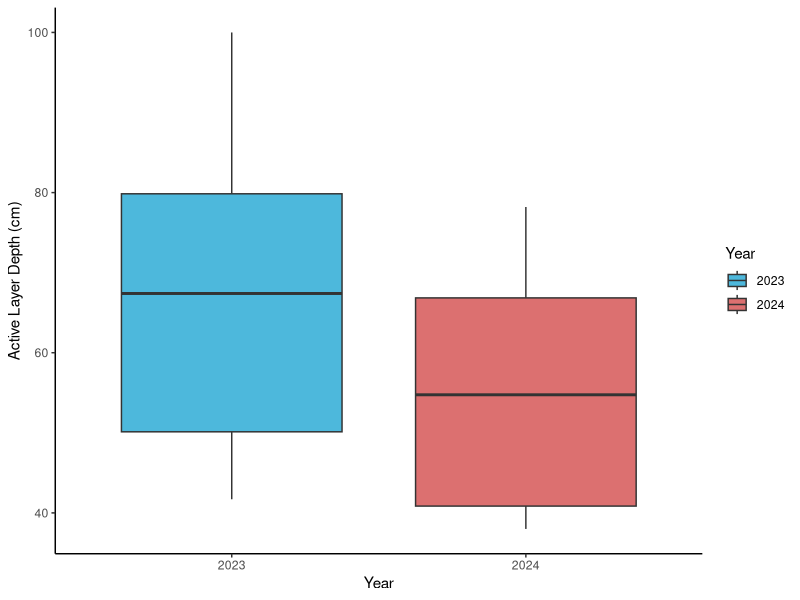
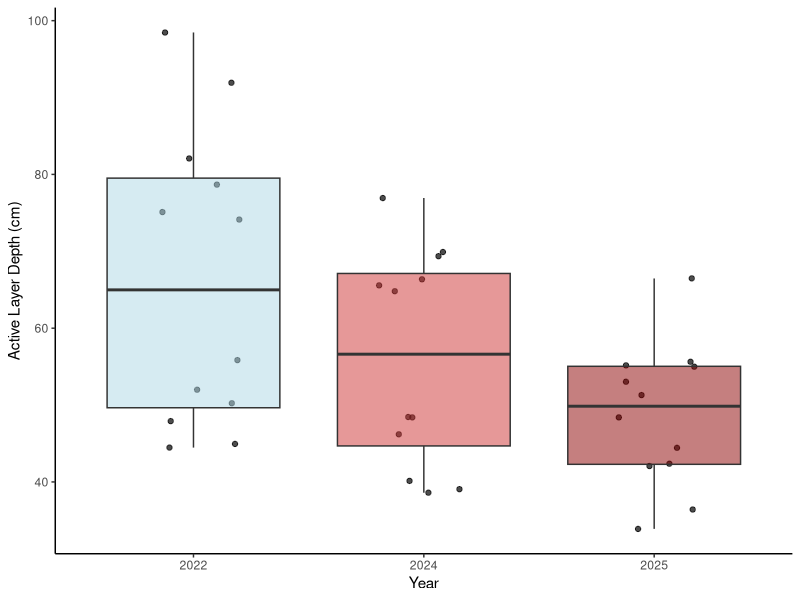

Reproduce these figures in R, in order. (Note: this script raises an error after producing the figures.)
# ACTIVE LAYER DEPTH COMPARISON
# 19/01/2026

# LOAD LIBRARIES----
library(ggplot2)
library(dplyr)
library(readxl)
library(tidyr)

# LOAD DATA----
ald_data <- read_excel("datasets/QHI_roots_data/active_layer_depths_data.xlsx")
ald_all_years<-read_excel("datasets/QHI_roots_data/active_layer_thaw_combined.xlsx")

# DATA CLEANING----
ald_data$year <- as.factor(ald_data$year)
ald_all_years$year <- as.factor(ald_all_years$year)

# ACTIVE LAYER 2022 VS 2024 ----
(ald_plot<-ald_data %>%
    filter(year %in% c(2023, 2024)) %>%
    ggplot(aes(x = year, y = depth, fill = as.factor(year))) +
    geom_boxplot(position = position_dodge(width = 0.8), alpha = 0.7) +
    labs(
      x = "Year",
      y = "Active Layer Depth (cm)",
      fill = "Year") +
    scale_fill_manual(values = c("2023" = "deepskyblue3", "2024" = "brown3"))+
    theme_classic() 
)

# WTF is active layer depth decreasing post heatwave- surely over the years active layer is getting bigger from permafrost thawing 
# some explanations 
# 1. Measurement error or inconsistencies in data collection methods between years or mixed up two years when putting data folder together 
# 2. Unusual weather patterns in 2024 that led to shallower active layers, such as increased precipitation or cooler temperatures (though doesn't correlate with temperature data)
# 3. Changes in vegetation cover or soil composition that could affect insulation and heat transfer to the permafrost layer- i.e. increase in vegetation cover, more mosses under warmer temperatures, create blanket and insulate?

# OLD PLOT -- ACTIVE LAYER 2022, 2024, 2025 COMPARISON----
(ald_all_years_plot<-ald_all_years %>%
    ggplot(aes(x = year, y = thaw_av, fill = as.factor(year))) +
    geom_jitter(width = 0.2, alpha = 0.7) +
    geom_boxplot(position = position_dodge(width = 0.8), alpha = 0.5) +
    labs(
      x = "Year",
      y = "Active Layer Depth (cm)",
      fill = "Year") +
    scale_fill_manual(values = c("2022" = "lightblue", "2024" = "brown3", "2025"= "darkred"))+
    theme_classic()+
    theme(legend.position = "none")
)

# Why is active layer decreasing over time? Unless its been labelled wrong and instead of active layer it should be permafrost layer? But how would they measure that?
# Makes more sense that over the years, with heatwaves and CC for active layer depth to increase as permafrost thaw increases?
# worth noting though that our root core depths only go to 30 cm which isn't even the minimum of any of these ald 
# so maybe the active layer depth data is correct but our root data isn't deep enough to capture roots in the full active layer?


# NEW PLOT- ACTIVE LAYER 2022, 2024, 2025 COMPARISON----

# clean data
ald_all_years <- ald_all_years %>%
  mutate(year = as.factor(year))
# filter data for in 2022 doy 217, in 2024 doy 223 & 224, in 2025 doy 223 & 225
ald_filtered <- ald_all_years %>%
  filter((year == 2022 & doy == 217) |
           (year == 2023 & doy == 228) |
           (year == 2024 & doy %in% c(223, 224)) |
           (year == 2025 & doy %in% c(223, 225)))
# filtering for last sampling dates in each year to compare ALD across years 

# plot 
(ald_all_years_plot <- ggplot(ald_filtered, aes(x = year, y = thaw_av, fill = year)) +
    geom_jitter(width = 0.2, alpha = 0.7) +
    geom_boxplot(position = position_dodge(width = 0.8), alpha = 0.5) +
    labs(title = "Active Layer Depth Across Years at End of Growing Season",
         x = "Year",
         y = "Active Layer Depth (cm)") +
    scale_fill_manual(values = c("2022" = "brown1","2023"= "brown2", "2024" = "brown3", "2025"= "darkred"))+
    theme_classic() +
    theme(legend.position = "none")
)


# ANOVA TEST ACTIVE LAYER DEPTH YEARS----
anova_ald<- aov(thaw_av ~ year, data = ald_all_years)
summary(anova_ald)
# significant difference in active layer depth between years (p-value = 0.0213)


# CHECK ASSUMPTIONS----
# normality of residuals
plot(anova_ald)
shapiro.test(residuals(anova_ald))
hist(residuals(anova_ald))
# normal?

# homogeneity of variance
bartlett.test(thaw_av ~ year, data = ald_all_years)
# also fine


# ACTIVE LAYER PAST YEARS----
# incls years post large thaw in 2023 
(ald_all_years_plot<-ald_all_years %>%
    ggplot(aes(x = year, y = thaw_av)) +
    geom_point(alpha = 0.5) +
    geom_smooth(method = "lm")+
    labs(x = "Year",
         y = "Active Layer Depth (cm)") +
   annotate("text", x = 1990, y = 5, label = "R2 = 0.004", size = 5, color = "black")+
    theme_classic()+
    theme(axis.text.x = element_text(angle = 45, hjust = 1),
          axis.text.y = element_text(size = 5))+
   scale_y_reverse()+
   geom_hline(yintercept = 0, linetype = "dashed", color = "black", linewidth = 1)
   
)

# analysis of the line- not right, want to determine significance of ald across all years 
mod1 <- lm(thaw_av ~ as.numeric(as.character(year)), data = ald_all_years)
summary(mod1)
# p= 0.04861 - significant but when look at r2 value its 0.004
# very weak relationship between year and ald
# thaw depth decreasing by 0.10cm per year
# very small trend, but let's see what happens when we exclude the 2024 and 2025


# normality of residuals
plot(mod1)
shapiro.test(residuals(mod1))
hist(residuals(mod1))
# normal


# interesting, inclusion of 2024 and 2024 now changes the pattern
# from Isla's report, up until 2023, ALDs were increasing, but now decreasing/not changed now since 1986
# but this hides what has actually been happening i.e. the large thawing in 2023
# climate change is impacting, unlike what this figure would suggets 


# do figure removing years 2024 and 2025 to see how its been increasing ALD 
ald_pre2023 <- ald_all_years %>%
  filter(year %in% c(1986:2023))



(ald_pre2023_plot<-ald_pre2023 %>%
    ggplot(aes(x = year, y = thaw_av)) +
    geom_point(alpha = 0.5) +
    geom_smooth(method = "lm")+
    labs(x = "Year",
         y = "Active Layer Depth (cm)") +
    annotate("text", x = 1990, y = 5, label = "R2 = 0.24", size = 5, color = "black")+
    theme_classic()+
    theme(axis.text.x = element_text(angle = 45, hjust = 1),
          axis.text.y = element_text(size = 5))+
    scale_y_reverse()+
    geom_hline(yintercept = 0, linetype = "dashed", color = "black", linewidth = 1)
)
 


# COMBINE FIGURES----
library(patchwork)
combined_ald_plot<- ald_pre2023_plot | ald_all_years_plot
combined_ald_plot
